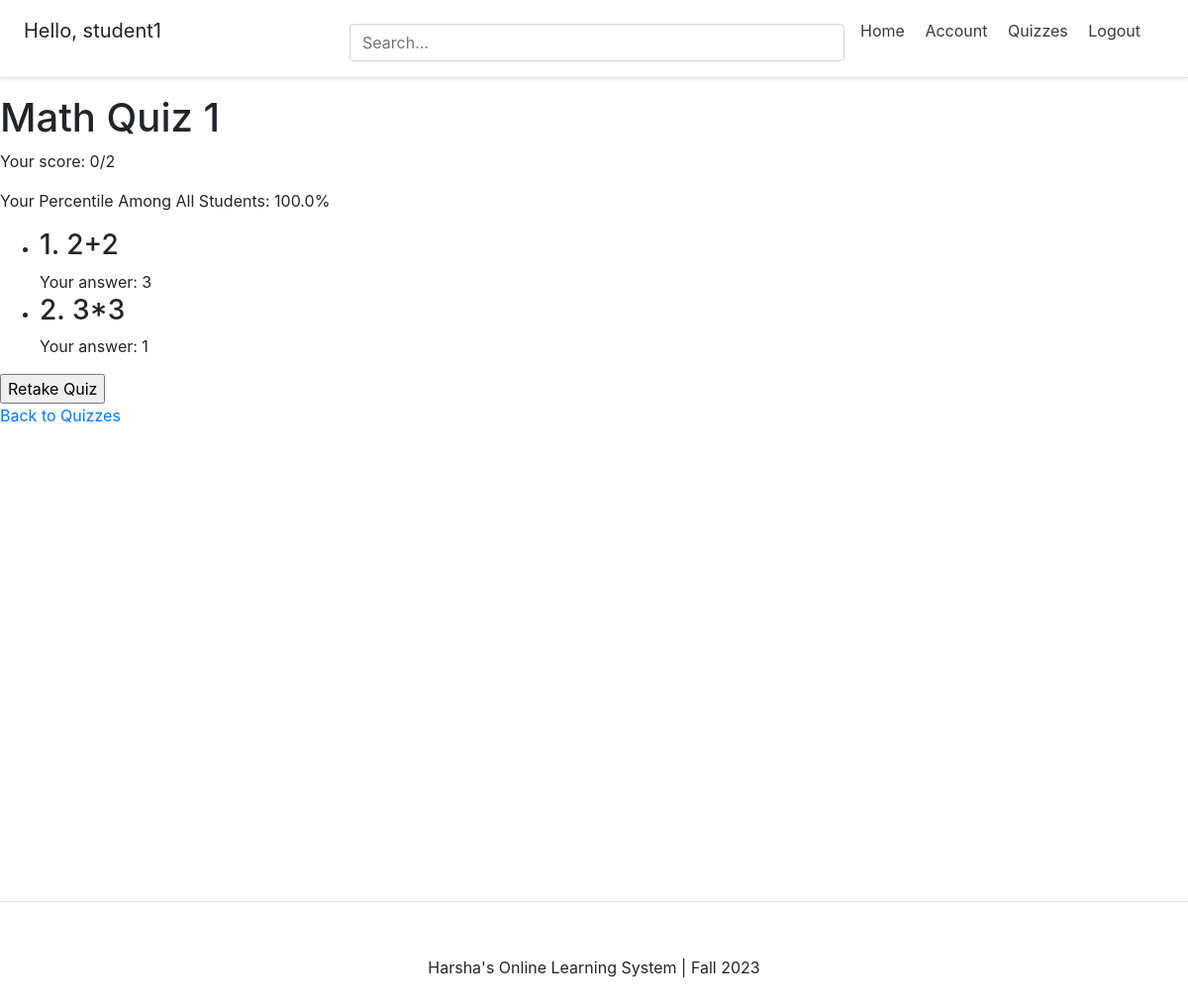
/quizzes/detail/Math Quiz 1/ (signed in), run on the app's committed database.
### account/models.py (models this page shows, shortened)
class Account(AbstractBaseUser):
	email 					= models.EmailField(verbose_name="email", max_length=60, unique=True)
	username 				= models.CharField(max_length=30, unique=True)
	date_joined				= models.DateTimeField(verbose_name='date joined', auto_now_add=True)
	last_login				= models.DateTimeField(verbose_name='last login', auto_now=True)
	is_admin				= models.BooleanField(default=False)
	is_active				= models.BooleanField(default=True)
	is_staff				= models.BooleanField(default=False)
	is_superuser			= models.BooleanField(default=False)
	is_teacher = models.BooleanField(default=False)
	USERNAME_FIELD = 'email'
	REQUIRED_FIELDS = ['username',]
	objects = MyAccountManager()

### quizzes/models.py (models this page shows, shortened)
class Quiz(models.Model):
    title = models.CharField(max_length=255, unique=True)
    created_by = models.ForeignKey(settings.AUTH_USER_MODEL, on_delete=models.CASCADE)
    description = models.TextField(default='No description provided')

class Attempt(models.Model):
    quiz = models.ForeignKey(Quiz, on_delete=models.CASCADE, related_name='attempts')
    student = models.ForeignKey(settings.AUTH_USER_MODEL, on_delete=models.CASCADE, related_name='quiz_attempts')
    score = models.IntegerField()
    date_attempted = models.DateTimeField(auto_now_add=True)
    def get_student_choice_for_question(self, question):
        try:
            student_answer = self.student_answers.get(question=question)
            return student_answer.choice  # Return the Choice object
        except StudentAnswer.DoesNotExist:
            return None

class Question(models.Model):
    quiz = models.ForeignKey(Quiz, related_name='questions', on_delete=models.CASCADE)
    text = models.CharField(max_length=255)
    order = models.IntegerField(default=0)

class StudentAnswer(models.Model):
    attempt = models.ForeignKey(Attempt, on_delete=models.CASCADE, related_name='student_answers')
    question = models.ForeignKey(Question, on_delete=models.CASCADE)
    choice = models.ForeignKey(Choice, on_delete=models.CASCADE)

class Choice(models.Model):
    question = models.ForeignKey(Question, related_name='choices', on_delete=models.CASCADE)
    text = models.CharField(max_length=255)
    is_correct = models.BooleanField(default=False)

### quizzes/views.py (the view)
# urls.py: path('detail/<str:quiz_title>/', views.quiz_detail, name='quiz_detail'),
@login_required
def quiz_detail(request, quiz_title):
    quiz = get_object_or_404(Quiz, title=quiz_title)
    user_account = Account.objects.get(email=request.user.email)
    if user_account.is_teacher:
        student_attempts = Attempt.objects.filter(quiz=quiz).select_related('student')
        sort_by = request.GET.get('sort', 'score')  # Default sort by score
        order = request.GET.get('order', 'asc')
        if order == 'desc':
            sort_by = '-' + sort_by
        student_attempts = student_attempts.order_by(sort_by)
        for attempt in student_attempts:
            attempt.percentile = calculate_percentile(attempt, quiz)
        highest_score = student_attempts.aggregate(Max('score'))['score__max']
        lowest_score = student_attempts.aggregate(Min('score'))['score__min']
        total_questions = quiz.questions.count()
        if total_questions > 0:
            average_score = student_attempts.aggregate(Avg('score'))['score__avg']
            average_percentage_score = (average_score / total_questions) * 100
        else:
            average_percentage_score = None
        grade_distribution = {}
        for attempt in student_attempts:
            letter_grade = assign_letter_grade((attempt.score / total_questions) * 100)
            grade_distribution[letter_grade] = grade_distribution.get(letter_grade, 0) + 1
        grade_labels = list(grade_distribution.keys())
        grade_counts = list(grade_distribution.values())
        context = {
            'quiz': quiz,
            'student_attempts': student_attempts,
            'highest_score': highest_score,
            'lowest_score': lowest_score,
            'average_score': average_percentage_score,  # Updated line
            'letter_grade_labels': json.dumps(grade_labels),
            'letter_grade_counts': json.dumps(grade_counts)
        }
        return render(request, 'quizzes/quiz_detail_teacher.html', context)
    else:
        attempts = Attempt.objects.filter(quiz=quiz, student=request.user).order_by('-date_attempted')
        remaining_attempts = 3 - attempts.count()
        latest_attempt = attempts.first()
        if latest_attempt:
            latest_attempt.percentile = calculate_percentile(latest_attempt, quiz)
        context = {
            'quiz': quiz,
            'latest_attempt': latest_attempt,
            'remaining_attempts': remaining_attempts,
            'max_attempts': 3
        }
        return render(request, 'quizzes/quiz_detail_student.html', context)

### quizzes/templatetags/quiz_extras.py (called while the page is built)
@register.filter
def get_student_choice(attempt, question):
    choice = attempt.get_student_choice_for_question(question)
    return choice.text if choice else "No Answer"

### quizzes/views.py (called while the page is built)
def calculate_percentile(attempt, quiz):
    all_attempts = Attempt.objects.filter(quiz=quiz).exclude(id=attempt.id)
    higher = sum(1 for other_attempt in all_attempts if other_attempt.score > attempt.score)
    equal = sum(1 for other_attempt in all_attempts if other_attempt.score == attempt.score)
    percentile_rank = (higher + 0.5 * equal) / all_attempts.count() * 100
    return round(percentile_rank, 2)

### templates/quizzes/quiz_detail_student.html (shortened to what this page needs)
{% extends 'base.html' %}
{% load quiz_extras %}
{% block content %}
  <h1>{{ quiz.title }}</h1>
  {% if remaining_attempts > 0 %}
    {% if not latest_attempt %}
      <p>You have {{ remaining_attempts }} attempts remaining out of {{ max_attempts }}.</p>
      <form method="post">
        {% csrf_token %}
        {% for question in quiz.questions.all %}
          <div class="question">
            <h3>{{ forloop.counter }}. {{ question.text }}</h3>
            {% for choice in question.choices.all %}
              <label>
                <input type="radio" name="question_{{ question.id }}" value="{{ choice.id }}">
                {{ choice.text }}
              </label><br>
            {% endfor %}
          </div>
        {% endfor %}
        <input type="submit" value="Submit Quiz">
      </form>
    {% else %}
      <p>Your score: {{ latest_attempt.score }}/{{ quiz.questions.count }}</p>
      {% if latest_attempt.percentile %}
        <p>Your Percentile Among All Students: {{ latest_attempt.percentile }}%</p>
      {% endif %}
      <ul>
        {% for question in quiz.questions.all %}
          <li>
            <h3>{{ forloop.counter }}. {{ question.text }}</h3>
            Your answer: {{ latest_attempt|get_student_choice:question }}<br>
          </li>
        {% endfor %}
      </ul>
      <form method="post">
        <input type="submit" name="retake_quiz" value="Retake Quiz">
      </form>
    {% endif %}
  {% else %}
    <p>All attempts are over</p>
  {% endif %}
  <a href="{% url 'quizzes:quiz_list' %}">Back to Quizzes</a>
{% endblock %}

### templates/snippets/header.html (shortened to what this page needs)
<link rel="stylesheet" href="https://cdn.jsdelivr.net/npm/bootstrap@4.4.1/dist/css/bootstrap.min.css">
<div class="d-flex flex-column flex-md-row align-items-center p-3 px-md-4 mb-3 bg-white border-bottom shadow-sm">
  <h5 class="my-0 mr-md-auto font-weight-normal">
  	{% if request.user.is_authenticated %}
  	<p>Hello, {{request.user.username}}</p>
  	{% endif %}
  </h5>
  <div class="search-bar mt-sm-2 mr-2">
  	<form method="get">
  		<input type="text" class="form-control" name="q" id="id_q" placeholder="Search...">
  	</form>
  </div>
  <nav class="my-2 my-md-0 mr-md-3">
  	{% if request.user.is_authenticated %}
  		<a class="p-2 text-dark" href="{% url 'home' %}">Home</a>
		<a class="p-2 text-dark" href="{% url 'account' %}">Account</a>
		<a class="p-2 text-dark" href="{% url 'quizzes:quiz_list' %}">Quizzes</a>
		<a class="p-2 text-dark" href="{% url 'logout' %}">Logout</a></p>
  	{% else %}
  		<a class="p-2 text-dark" href="{% url 'home' %}">Home</a>
  		<a class="p-2 text-dark" href="{% url 'login' %}">Login</a>
		<a class="btn btn-outline-primary" href="{% url 'register' %}">Register</a>
  	{% endif %}
  </nav>
</div>

### templates/snippets/header.html (style rules this page uses)
@media (min-width: 768px) { html { font-size: 16px; } }
.search-bar { max-width: 500px; width: 100%; }
form { width: 100%; }

### templates/snippets/base_css.html (style rules this page uses)
body { background-color: #FFFFFF; }

### data on the page
Account: user.username "student1"
Quiz: title "Math Quiz 1", questions.count "2"
Attempt: score "0", percentile "100.0", id.text "3", id.text "1"
Question: text "2+2"
Question: text "3*3"
